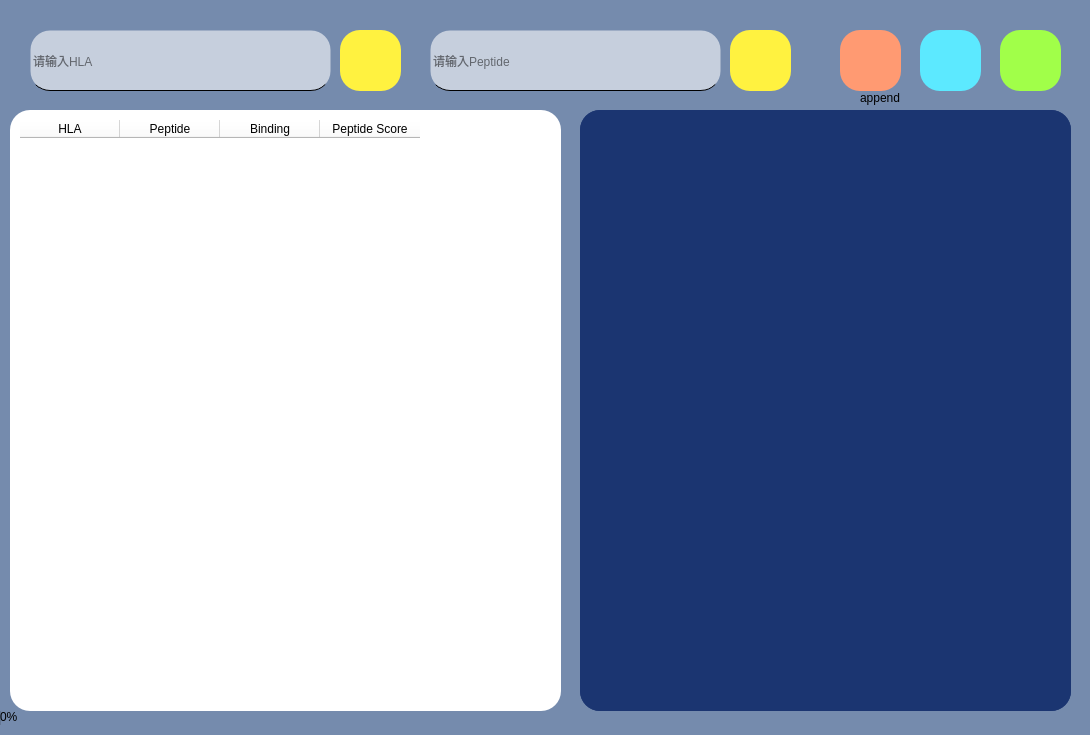
   <widget class="QWidget" name="peptide_page">
    <property name="styleSheet">
     <string notr="true">background-color:rgb(117, 139, 173);
border-radius:20px;</string>
    </property>
    <widget class="QLineEdit" name="inputHLA1">
     <property name="geometry">
      <rect>
       <x>30</x>
       <y>30</y>
       <width>301</width>
       <height>61</height>
      </rect>
     </property>
     <property name="styleSheet">
      <string notr="true">QLineEdit{
background-color: rgba(255, 255, 255,150);
border:1px solid rgba(0,0,0,0);
border-bottom-color:rgb(0,0,0);
font: 25 16pt &quot;Bahnschrift Light&quot;;
}
</string>
     </property>
     <property name="placeholderText">
      <string>请输入HLA</string>
     </property>
    </widget>
    <widget class="QLineEdit" name="inputPeptide">
     <property name="geometry">
      <rect>
       <x>430</x>
       <y>30</y>
       <width>291</width>
       <height>61</height>
      </rect>
     </property>
     <property name="styleSheet">
      <string notr="true">QLineEdit{
background-color: rgba(255, 255, 255,150);
border:1px solid rgba(0,0,0,0);
border-bottom-color:rgb(0,0,0);
font: 25 16pt &quot;Bahnschrift Light&quot;;
}</string>
     </property>
     <property name="placeholderText">
      <string>请输入Peptide</string>
     </property>
    </widget>
    <widget class="QTableWidget" name="peptideresult">
     <property name="geometry">
      <rect>
       <x>20</x>
       <y>120</y>
       <width>491</width>
       <height>581</height>
      </rect>
     </property>
     <property name="styleSheet">
      <string notr="true">background-color: rgb(255, 255, 255);

</string>
     </property>
     <property name="verticalScrollBarPolicy">
      <enum>Qt::ScrollBarAlwaysOff</enum>
     </property>
     <property name="horizontalScrollBarPolicy">
      <enum>Qt::ScrollBarAlwaysOff</enum>
     </property>
     <property name="editTriggers">
      <set>QAbstractItemView::NoEditTriggers</set>
     </property>
     <property name="rowCount">
      <number>0</number>
     </property>
     <column>
      <property name="text">
       <string>HLA</string>
      </property>
     </column>
     <column>
      <property name="text">
       <string>Peptide</string>
      </property>
     </column>
     <column>
      <property name="text">
       <string>Binding</string>
      </property>
     </column>
     <column>
      <property name="text">
       <string>Peptide Score</string>
      </property>
     </column>
    </widget>
    <widget class="QPushButton" name="predictPeptide">
     <property name="geometry">
      <rect>
       <x>840</x>
       <y>30</y>
       <width>61</width>
       <height>61</height>
      </rect>
     </property>
     <property name="toolTip">
      <string>预测</string>
     </property>
     <property name="whatsThis">
      <string>&lt;html&gt;&lt;head/&gt;&lt;body&gt;&lt;p&gt;&lt;br/&gt;&lt;/p&gt;&lt;/body&gt;&lt;/html&gt;</string>
     </property>
     <property name="styleSheet">
      <string notr="true">QWidget{
	border-image: url(:/icons/icons/analysis.png);
	
	background-color: rgb(255, 154, 114);
}

QPushButton:hover{
	background-color: rgb(106, 106, 106);
}</string>
     </property>
     <property name="text">
      <string/>
     </property>
    </widget>
    <widget class="QProgressBar" name="peptideprogress">
     <property name="geometry">
      <rect>
       <x>0</x>
       <y>710</y>
       <width>1081</width>
       <height>16</height>
      </rect>
     </property>
     <property name="sizePolicy">
      <sizepolicy hsizetype="Expanding" vsizetype="Maximum">
       <horstretch>0</horstretch>
       <verstretch>0</verstretch>
      </sizepolicy>
     </property>
     <property name="maximumSize">
      <size>
       <width>16777215</width>
       <height>21</height>
      </size>
     </property>
     <property name="styleSheet">
      <string notr="true">color: rgb(0, 0, 0);
background-color: rgb(255, 255, 255,0);</string>
     </property>
     <property name="value">
      <number>0</number>
     </property>
    </widget>
    <widget class="QPushButton" name="peptideExport">
     <property name="geometry">
      <rect>
       <x>920</x>
       <y>30</y>
       <width>61</width>
       <height>61</height>
      </rect>
     </property>
     <property name="toolTip">
      <string>导出数据</string>
     </property>
     <property name="styleSheet">
      <string notr="true">QWidget{
	
	border-image: url(:/icons/icons/save.png);
	background-color:rgb(92, 233, 255);
}

QPushButton:hover{
	background-color: rgb(106, 106, 106);
}</string>
     </property>
     <property name="text">
      <string/>
     </property>
    </widget>
    <widget class="QPushButton" name="peptideRefresh">
     <property name="geometry">
      <rect>
       <x>1000</x>
       <y>30</y>
       <width>61</width>
       <height>61</height>
      </rect>
     </property>
     <property name="toolTip">
      <string>清空</string>
     </property>
     <property name="styleSheet">
      <string notr="true">QWidget{
	border-image:url(:/icons/icons/清除_clear.png);
	background-color: rgb(161, 255, 73);
}

QPushButton:hover{
	background-color: rgb(106, 106, 106);
}</string>
     </property>
     <property name="text">
      <string/>
     </property>
    </widget>
    <widget class="QScrollArea" name="peptideGraphArea">
     <property name="geometry">
      <rect>
       <x>580</x>
       <y>110</y>
       <width>491</width>
       <height>601</height>
      </rect>
     </property>
     <property name="styleSheet">
      <string notr="true">QWidget{
	background-color: rgba(27, 53, 113,255);
	border-radius:20px;
}</string>
     </property>
     <property name="verticalScrollBarPolicy">
      <enum>Qt::ScrollBarAlwaysOff</enum>
     </property>
     <property name="horizontalScrollBarPolicy">
      <enum>Qt::ScrollBarAlwaysOff</enum>
     </property>
     <property name="widgetResizable">
      <bool>true</bool>
     </property>
     <widget class="QWidget" name="scrollAreaWidgetContents">
      <property name="geometry">
       <rect>
        <x>0</x>
        <y>0</y>
        <width>491</width>
        <height>601</height>
       </rect>
      </property>
     </widget>
    </widget>
    <widget class="QLabel" name="peptide_result_back">
     <property name="geometry">
      <rect>
       <x>10</x>
       <y>110</y>
       <width>551</width>
       <height>601</height>
      </rect>
     </property>
     <property name="styleSheet">
      <string notr="true">background-color: rgb(255, 255, 255);
border-radius:20px;</string>
     </property>
     <property name="text">
      <string/>
     </property>
    </widget>
    <widget class="QPushButton" name="peptide_hla_folderbtn">
     <property name="geometry">
      <rect>
       <x>340</x>
       <y>30</y>
       <width>61</width>
       <height>61</height>
      </rect>
     </property>
     <property name="styleSheet">
      <string notr="true">QPushButton{
image: url(:/icons/icons/folder.png);
	
	background-color: rgb(255, 242, 64);
}
QPushButton:hover{
	background-color: rgb(106, 106, 106);
}</string>
     </property>
     <property name="text">
      <string/>
     </property>
    </widget>
    <widget class="QPushButton" name="peptide_peptide_folderbtn">
     <property name="geometry">
      <rect>
       <x>730</x>
       <y>30</y>
       <width>61</width>
       <height>61</height>
      </rect>
     </property>
     <property name="styleSheet">
      <string notr="true">QPushButton{
image: url(:/icons/icons/folder.png);
background-color: rgb(255, 242, 64);
}
QPushButton:hover{
	background-color: rgb(106, 106, 106);
}</string>
     </property>
     <property name="text">
      <string/>
     </property>
    </widget>
    <widget class="QCheckBox" name="peptide_append">
     <property name="geometry">
      <rect>
       <x>840</x>
       <y>90</y>
       <width>81</width>
       <height>16</height>
      </rect>
     </property>
     <property name="styleSheet">
      <string notr="true">background-color: rgba(255, 255, 255,0);</string>
     </property>
     <property name="text">
      <string>append</string>
     </property>
    </widget>
    <zorder>peptide_result_back</zorder>
    <zorder>inputHLA1</zorder>
    <zorder>inputPeptide</zorder>
    <zorder>predictPeptide</zorder>
    <zorder>peptideprogress</zorder>
    <zorder>peptideExport</zorder>
    <zorder>peptideRefresh</zorder>
    <zorder>peptideGraphArea</zorder>
    <zorder>peptide_hla_folderbtn</zorder>
    <zorder>peptide_peptide_folderbtn</zorder>
    <zorder>peptide_append</zorder>
    <zorder>peptideresult</zorder>
   </widget>
